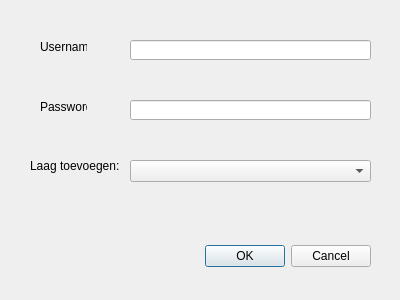
<?xml version="1.0" encoding="UTF-8"?>
<ui version="4.0">
 <class>LizardontsluiterDialogBase</class>
 <widget class="QDialog" name="LizardontsluiterDialogBase">
  <property name="geometry">
   <rect>
    <x>0</x>
    <y>0</y>
    <width>400</width>
    <height>300</height>
   </rect>
  </property>
  <property name="windowTitle">
   <string>Lizardontsluiter</string>
  </property>
  <widget class="QDialogButtonBox" name="button_box">
   <property name="geometry">
    <rect>
     <x>30</x>
     <y>240</y>
     <width>341</width>
     <height>32</height>
    </rect>
   </property>
   <property name="orientation">
    <enum>Qt::Horizontal</enum>
   </property>
   <property name="standardButtons">
    <set>QDialogButtonBox::Cancel|QDialogButtonBox::Ok</set>
   </property>
  </widget>
  <widget class="QLabel" name="label">
   <property name="geometry">
    <rect>
     <x>30</x>
     <y>150</y>
     <width>91</width>
     <height>31</height>
    </rect>
   </property>
   <property name="text">
    <string>Laag toevoegen:</string>
   </property>
  </widget>
  <widget class="QComboBox" name="comboBox">
   <property name="geometry">
    <rect>
     <x>130</x>
     <y>160</y>
     <width>241</width>
     <height>22</height>
    </rect>
   </property>
  </widget>
  <widget class="QLabel" name="label_2">
   <property name="geometry">
    <rect>
     <x>40</x>
     <y>40</y>
     <width>47</width>
     <height>13</height>
    </rect>
   </property>
   <property name="text">
    <string>Username</string>
   </property>
  </widget>
  <widget class="QLineEdit" name="userName">
   <property name="geometry">
    <rect>
     <x>130</x>
     <y>40</y>
     <width>241</width>
     <height>20</height>
    </rect>
   </property>
  </widget>
  <widget class="QLineEdit" name="passWord">
   <property name="geometry">
    <rect>
     <x>130</x>
     <y>100</y>
     <width>241</width>
     <height>20</height>
    </rect>
   </property>
  </widget>
  <widget class="QLabel" name="label_3">
   <property name="geometry">
    <rect>
     <x>40</x>
     <y>100</y>
     <width>47</width>
     <height>13</height>
    </rect>
   </property>
   <property name="text">
    <string>Password</string>
   </property>
  </widget>
 </widget>
 <resources/>
 <connections>
  <connection>
   <sender>button_box</sender>
   <signal>accepted()</signal>
   <receiver>LizardontsluiterDialogBase</receiver>
   <slot>accept()</slot>
   <hints>
    <hint type="sourcelabel">
     <x>20</x>
     <y>20</y>
    </hint>
    <hint type="destinationlabel">
     <x>20</x>
     <y>20</y>
    </hint>
   </hints>
  </connection>
  <connection>
   <sender>button_box</sender>
   <signal>rejected()</signal>
   <receiver>LizardontsluiterDialogBase</receiver>
   <slot>reject()</slot>
   <hints>
    <hint type="sourcelabel">
     <x>20</x>
     <y>20</y>
    </hint>
    <hint type="destinationlabel">
     <x>20</x>
     <y>20</y>
    </hint>
   </hints>
  </connection>
 </connections>
</ui>
